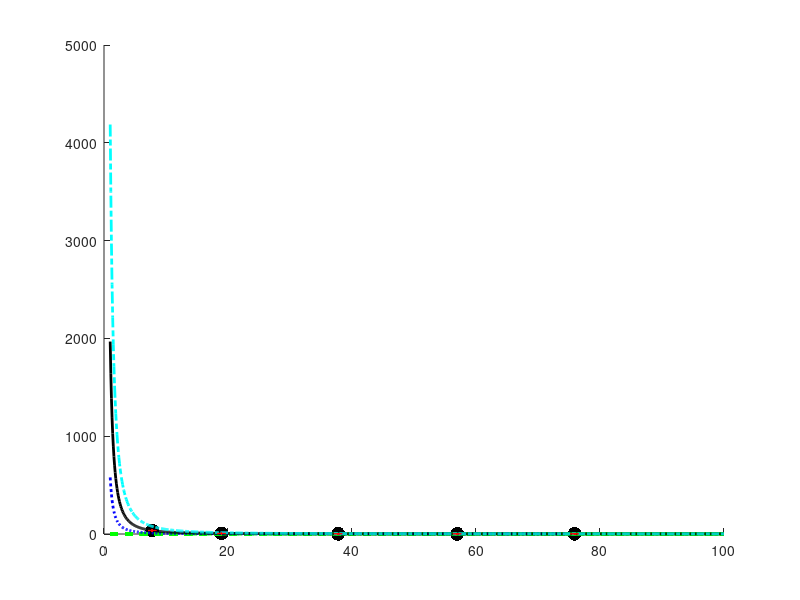

Source code (MATLAB): (Note: this script raises an error after producing the figure.)
%% Plotting a family of curves for Torsion of Cosserat Circular bars
% This family is for different values of characteristic length of torsion.
% The same procedure can be carried for whatever variable you wish to
% govern the family of curves. Just change the names of variables
% accordingly.  

clear,clc, close all

%% These are the stubby vert structures
diam = [7.78 18.95 37.76 56.95 75.89]';     %Enter the diameter of the specimens from smallest to largest
Measured_G = [39.6 6.49 2.97 2.18 1.8]';    %Enter the BVS shear modulus of the specimens from smallest to largest specimen.

%% Known Parameters - Change as necessary
var = 1.1;                          %Asymptotic shear modulus (MPa)
Output = Measured_G./var;           %Relative Stiffness
psi = 1.0;                          %Psi values
ltors = [5.0 9.4 14];               %This is the vector of lt values of which I want curves. More or less can be calculated
                                    %but the number of data sets in the data sets section and the number of curves being 
                                    %plotted in the plotting section must
                                    %match.
N = 0.99983;          %For plotting curves of different lt, N was required to stay constant which is why it is set here.

Spread = [1.22 0.93 0.63 0.335 0.04]';      %This is for calculating error bars.  Error on each side of the data point. Error was symmetrical in this case.
OutSpread = Spread./var;                    %Changing error into necessary scale for plotting

%% Cosserat Parameters
bplusg = (ltors./1000).^2.*2.*var.*10^6;
alpha = (bplusg./1.5)-bplusg;
kappa = (-2.*var.*(10^6)*N.^2)./(N.^2-1);
p = -((2.*kappa)./(alpha+bplusg)).^(1/2);

%% Plotting Equation
fitFunc = @(lt,p,x) 1+6*((lt/1000)./(x./2000)).^2.*((1-4/3*psi.* ...
            (besseli(1,(p.*x./2000))./((p.*x./2000).*besseli(0,(p.* ...
            x./2000)))))./(1-psi.*(besseli(1,(p.*x./2000))./((p.*x./ ...
            2000).*besseli(0,p.*x./2000)))));
        
%% Making Data Sets
%Add or subtract data sets in the same notation as shown here to make the
%number of desired curves.  Each set corresponds to a specific element in a
%vector of values for which you want to plot. Follow the variables names.
xx = (1:0.1:100)';
yy0 = ones(size(xx,1));
yy1 = fitFunc(ltors(1),p(1),xx);
yy2 = fitFunc(ltors(2),p(2),xx);
yy3 = fitFunc(ltors(3),p(3),xx);

%% Plotting
%Add or subtract plotting lines to achieve the number of desired curves.
figure 
hold on
a1 = plot(diam,Output,'k.','MarkerSize',30);
a2 = plot(xx,yy0,'g--','LineWidth',2);
a3 = plot(xx,yy1,'b:','LineWidth',2);
a4 = plot(xx,yy2,'k-','LineWidth',2);
a5 = plot(xx,yy3,'c-.','LineWidth',2);
errorbar(diam,Output,OutSpread,'r.','LineWidth',2);
% legend('Experimental Ponits','Classical Elasticity','l_t = 5.0 mm','l_t = 9.4 mm','l_t = 14 mm');
xlabel('Diameter (mm)','FontSize',16)
ylabel('Relative Stiffness \Omega','FontSize',16)
xlim([0 100])
ylim([0 40])
set(gca,'FontSize',14);
hold off